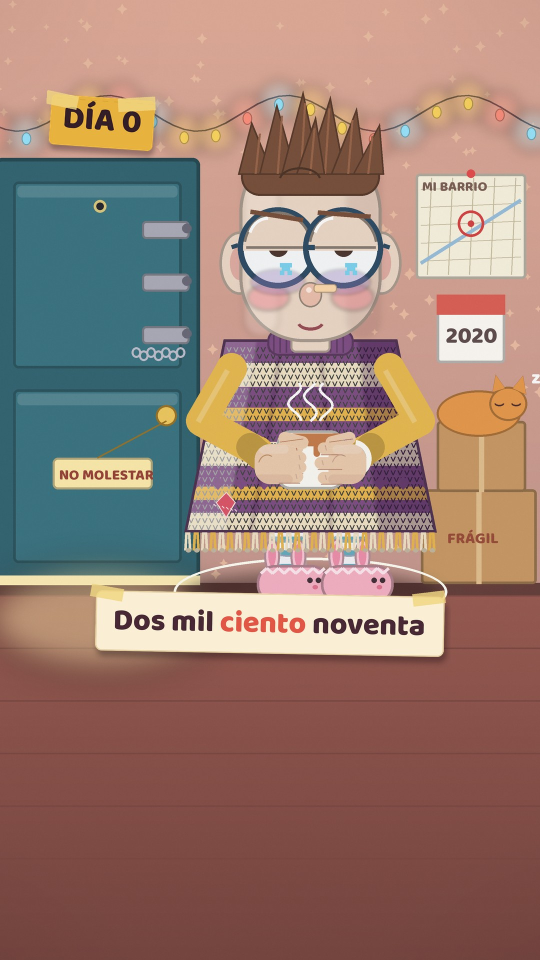
#> input picture nota-pov/tmp0/f_001.50.jpg, 1080 x 1920 px (shown at 1/2 size)
$ python -i render0.py   (imports and definitions only)
#> lines starting #> are read from the running program, lines starting #| are printed output that depends on the picture
"""La nota bajo la puerta · Día 0. Escenas por código sobre las variantes de Sergio (var/), cámara con zoom, pegatinas de papel,
subtítulos de tira de papel con cinta (zona segura TikTok) y crossfades cortos dentro de cada escena (sin negro)."""
import os, sys, json, math, wave, subprocess
import numpy as np
from functools import lru_cache
from PIL import Image, ImageDraw, ImageFont, ImageFilter
from multiprocessing import Pool

HERE = os.path.dirname(os.path.abspath(__file__)); VOZ = os.path.join(HERE, "voz0"); VAR = os.path.join(HERE, "var")
# [1 line not run here, left out]
FD = os.path.join(HERE, "..", "mateo-pov", "fonts")
FPS, W, H = 30, 1080, 1920
CORAL, CREAM, BROWN, TEAL, MUST, INK = (226, 86, 70), (250, 238, 212), (72, 40, 52), (44, 112, 128), (232, 178, 62), (52, 30, 40)
def F(n, s): return ImageFont.truetype(os.path.join(FD, n), s)

DISP = {"L01": "Dos mil ciento noventa días... sin salir de casa.",
        "L02": "Sergio. 31 años. Sol: 0 minutos. Amigos... el wifi.",
        "L03": "Hasta que, esta noche... algo se desliza bajo la puerta.",
        "L04": "Una nota. Con purpurina azul.",
        "L05": "Sergio, tienes 30 días, hoy... acércate a la puerta.",
        "L06": "¿Quién... sabe mi nombre?",
        "L07": "Radio de libertad... 0 metros.",
        "L08": "Treinta días. Una nota cada mañana. Y alguien que sabe más de ti... de lo que crees.",
        "L09": "¿Se acerca a la puerta... o la ignora?",
        "L10": "Tú decides. Comenta A o B."}
IDS = list(DISP)

# ---------- tiempos ----------
DUR, ENV = {}, {}
# [6 lines not run here, left out]
GAP = {"L02": .35, "L03": .35, "L04": .3, "L05": .45, "L06": .4, "L07": .4, "L08": .5, "L09": .45, "L10": .1}
TL, t = {}, .12
# [2 lines not run here, left out]
# [1 line that did not run here, left out]
def S_(l): return TL[l][0]
def E_(l): return TL[l][1]

def _pal(lid):
    disp = DISP[lid].split(); wj = json.load(open(os.path.join(VOZ, lid + ".json"))); off = json.load(open(os.path.join(VOZ, "offsets.json")))[lid]["off"]
    tt = [(max(0, w["inicio"] - off), max(0, w["fin"] - off)) for w in wj]; out = []
    for i, p in enumerate(disp):
        k = i if len(tt) == len(disp) else min(len(tt) - 1, round(i * (len(tt) - 1) / max(1, len(disp) - 1)))
        out.append((p, tt[k][0], tt[k][1]))
    return out
# [1 line that did not run here, left out]
def WT(lid, pal):
#> called with lid = 'L03', pal = 'desliza'
    for p, a0, _ in PAL[lid]:
        if pal.lower() in p.lower().strip("¿?¡!.,…:"): return S_(lid) + a0
    return S_(lid)

# ---------- utilidades ----------
def ease(x): x = min(max(x, 0), 1); return x * x * (3 - 2 * x)
def eout(x): x = min(max(x, 0), 1); return 1 - (1 - x) ** 3
def back(x):
    x = min(max(x, 0), 1); c = 1.7; return 1 + (c + 1) * (x - 1) ** 3 + c * (x - 1) ** 2
def lerp(a, b, k): return a + (b - a) * k

VARS = {}
def var(n):
    if n not in VARS: VARS[n] = Image.open(os.path.join(VAR, n + "_2x.png")).convert("RGB")
    return VARS[n]
# [1 line not run here, left out]

# [14 lines left out: functions sergio_var, paste, not called in this run]
def _safe(fr, im, x, y):
    fr.paste(im, (x, y), im)

# [65 lines left out: functions tag, pop, _chunk, strip, subs, cam, not called in this run]
def w2s(x, y, z, x0, y0): return (x - x0) * z, (y - y0) * z

# [5 lines left out: function spark, not called in this run]

# ---------- escenas ----------
# [1 line that did not run here, left out]
NOTE_END = (330, 1250)
def note_pos(T):
    k = eout((T - NOTE_T0) / NOTE_D); return lerp(236, NOTE_END[0], k), lerp(1100, NOTE_END[1], k), lerp(.28, 1.0, k), lerp(-3, -8, k)

# [7 lines left out: function draw_note_world, not called in this run]

def top_tag(fr, T):
    pop(fr, tag("DÍA 0", MUST, INK, 66, 26), 205, 250, .15, T, -4)

# [141 lines left out: functions sc_intro, sc_datos, sc_slide, sc_nota, papel_grande, manuscrito and 7 more, not called in this run]

# [2 lines that did not run here, left out]
# [1 line that did not run here, left out]

def frame(T, fn):
    fr = fn(T); subs(fr, T); return fr

def render_escena(i):
    t0, fn = ESCENAS[i]; t1 = ESCENAS[i + 1][0] if i + 1 < len(ESCENAS) else TOTAL
    n0, n1 = round(t0 * FPS), round(t1 * FPS); out = os.path.join(TMP, f"s{i:02d}.mp4"); part = out[:-4] + ".part.mp4"
    p = subprocess.Popen(["ffmpeg", "-y", "-v", "error", "-f", "rawvideo", "-pix_fmt", "rgb24", "-s", f"{W}x{H}", "-r", str(FPS), "-i", "-",
                          "-c:v", "libx264", "-preset", "veryfast", "-crf", "18", "-pix_fmt", "yuv420p", part], stdin=subprocess.PIPE)
    pf = ESCENAS[i - 1][1] if i > 0 else None
    for n in range(n0, n1):
        T = n / FPS; fr = frame(T, fn)
        if pf and T - t0 < .12:
            fr = Image.blend(frame(T, pf).convert("RGBA"), fr, ease((T - t0) / .12))
        p.stdin.write(fr.convert("RGB").tobytes())
    p.stdin.close()
    if p.wait() == 0: os.replace(part, out)
    return i

# [10 lines not run here, left out]

>>> import cv2
>>> picture = cv2.imread('tmp0/f_001.50.jpg', cv2.IMREAD_GRAYSCALE)
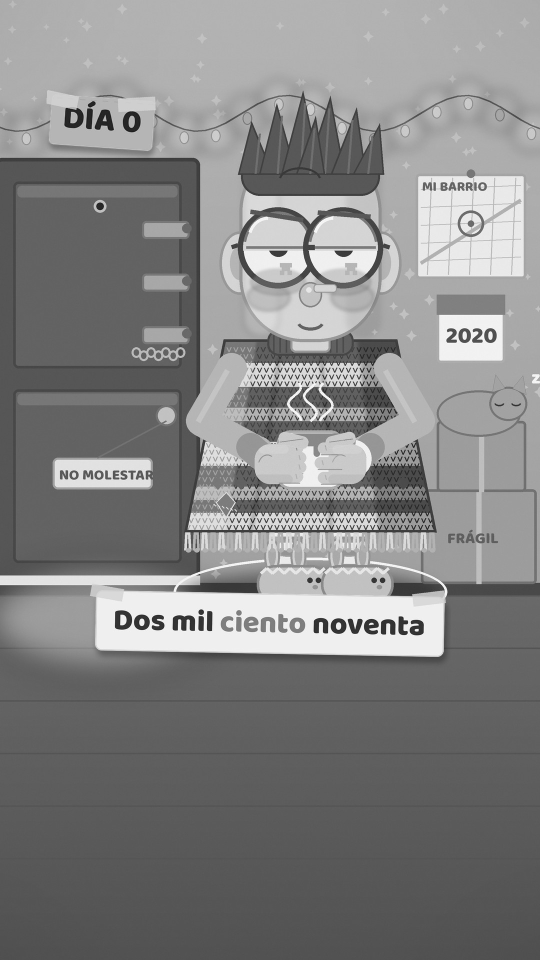
#> picture: shape (1920, 1080) (shown at 1/2 size); min 10, max 255, mean 132.1
#> (the run stopped early here; a loop or call above may not have finished)

$ run again, on nota-pov/tmp0/f_012.50.jpg
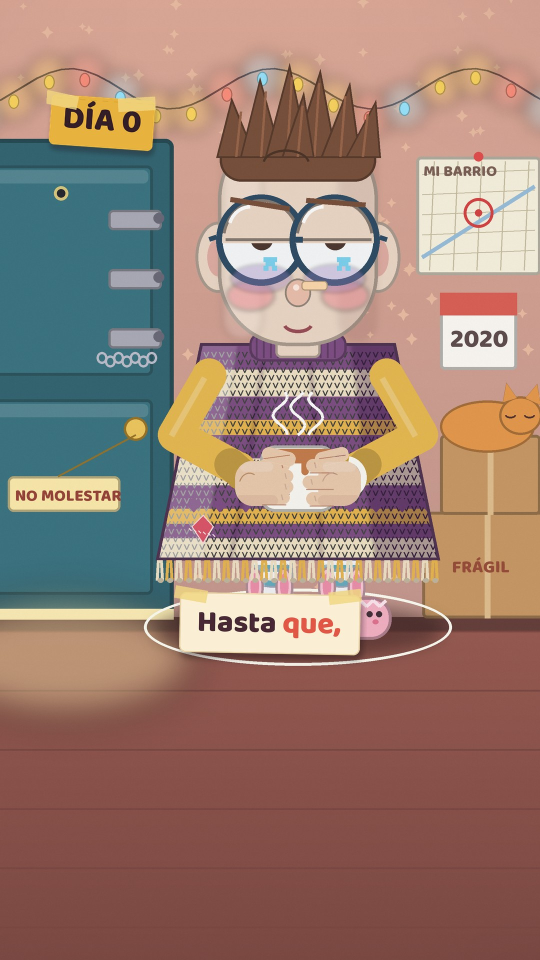
#> input picture nota-pov/tmp0/f_012.50.jpg, 1080 x 1920 px (shown at 1/2 size)
#> `picture = cv2.imread('tmp0/f_001.50.jpg', cv2.IMREAD_GRAYSCALE)`:
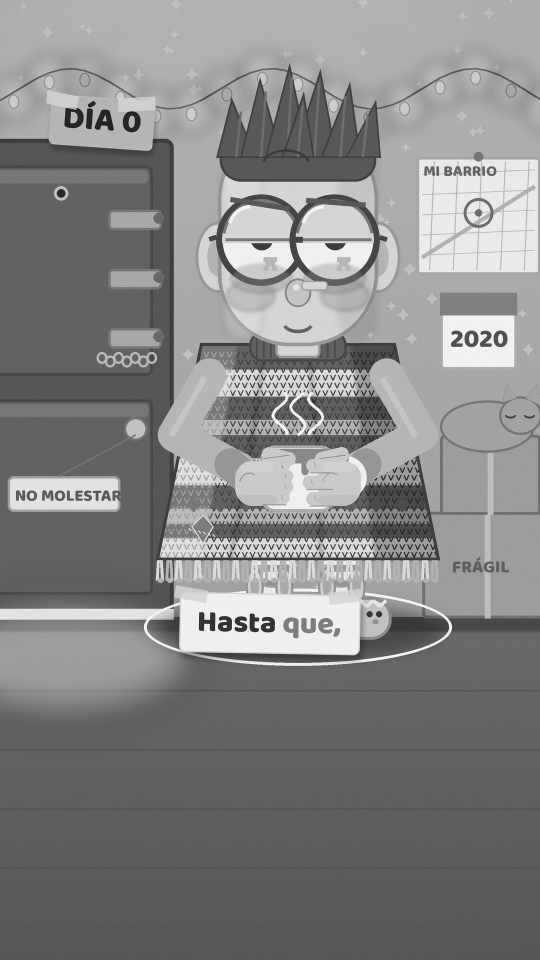
#> picture: shape (1920, 1080) (shown at 1/2 size); min 10, max 255, mean 133.6

$ run again, on nota-pov/tmp0/f_015.00.jpg
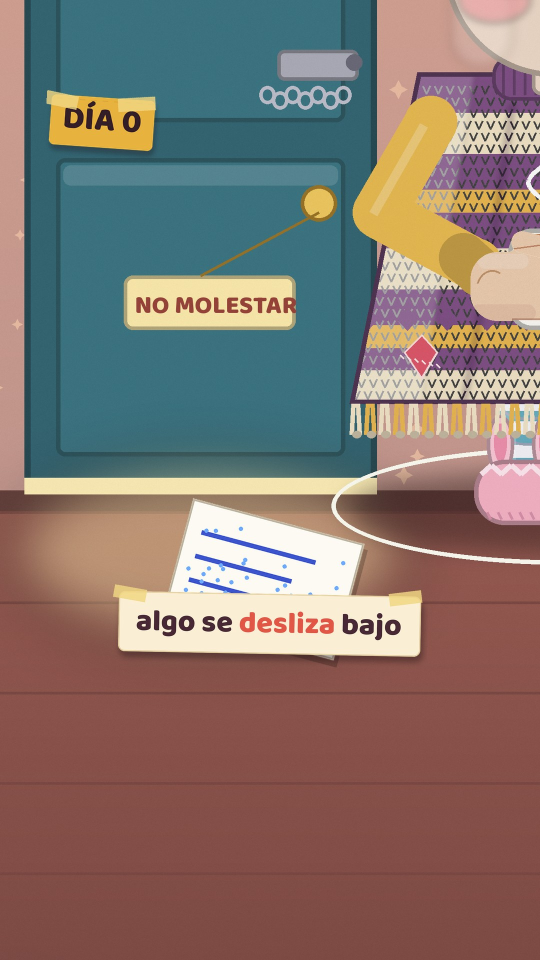
#> input picture nota-pov/tmp0/f_015.00.jpg, 1080 x 1920 px (shown at 1/2 size)
#> `picture = cv2.imread('tmp0/f_001.50.jpg', cv2.IMREAD_GRAYSCALE)`:
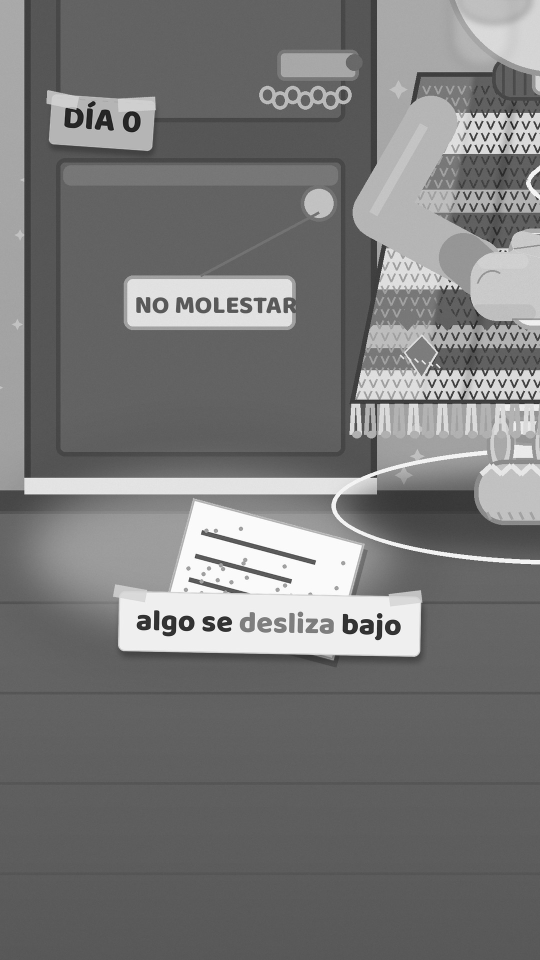
#> picture: shape (1920, 1080) (shown at 1/2 size); min 4, max 255, mean 120.7

$ run again, on nota-pov/tmp0/f_020.00.jpg
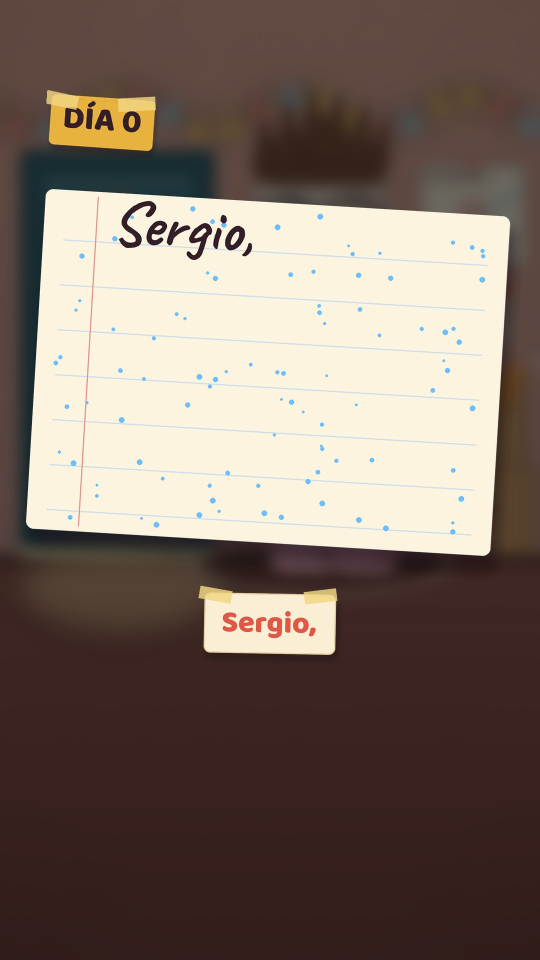
#> input picture nota-pov/tmp0/f_020.00.jpg, 1080 x 1920 px (shown at 1/2 size)
#> `picture = cv2.imread('tmp0/f_001.50.jpg', cv2.IMREAD_GRAYSCALE)`:
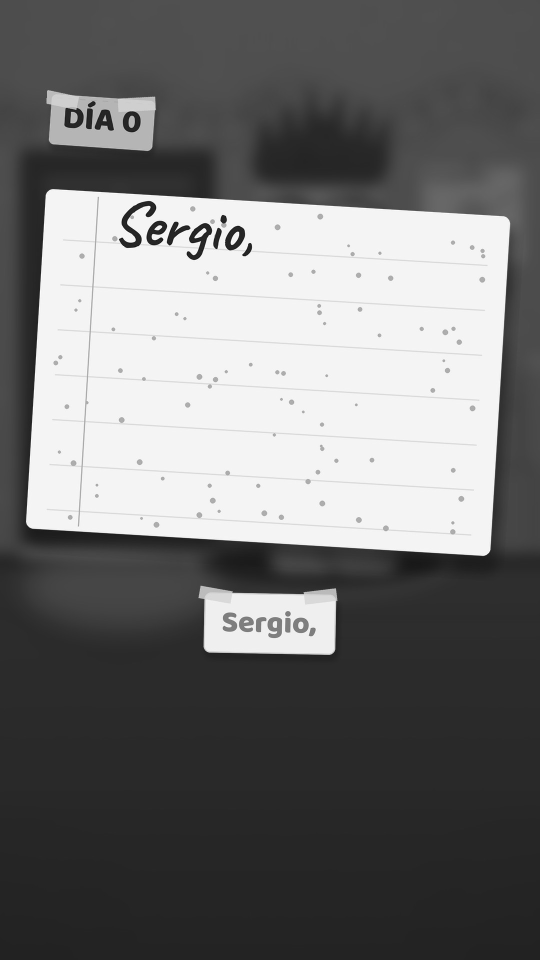
#> picture: shape (1920, 1080) (shown at 1/2 size); min 0, max 255, mean 113.5
